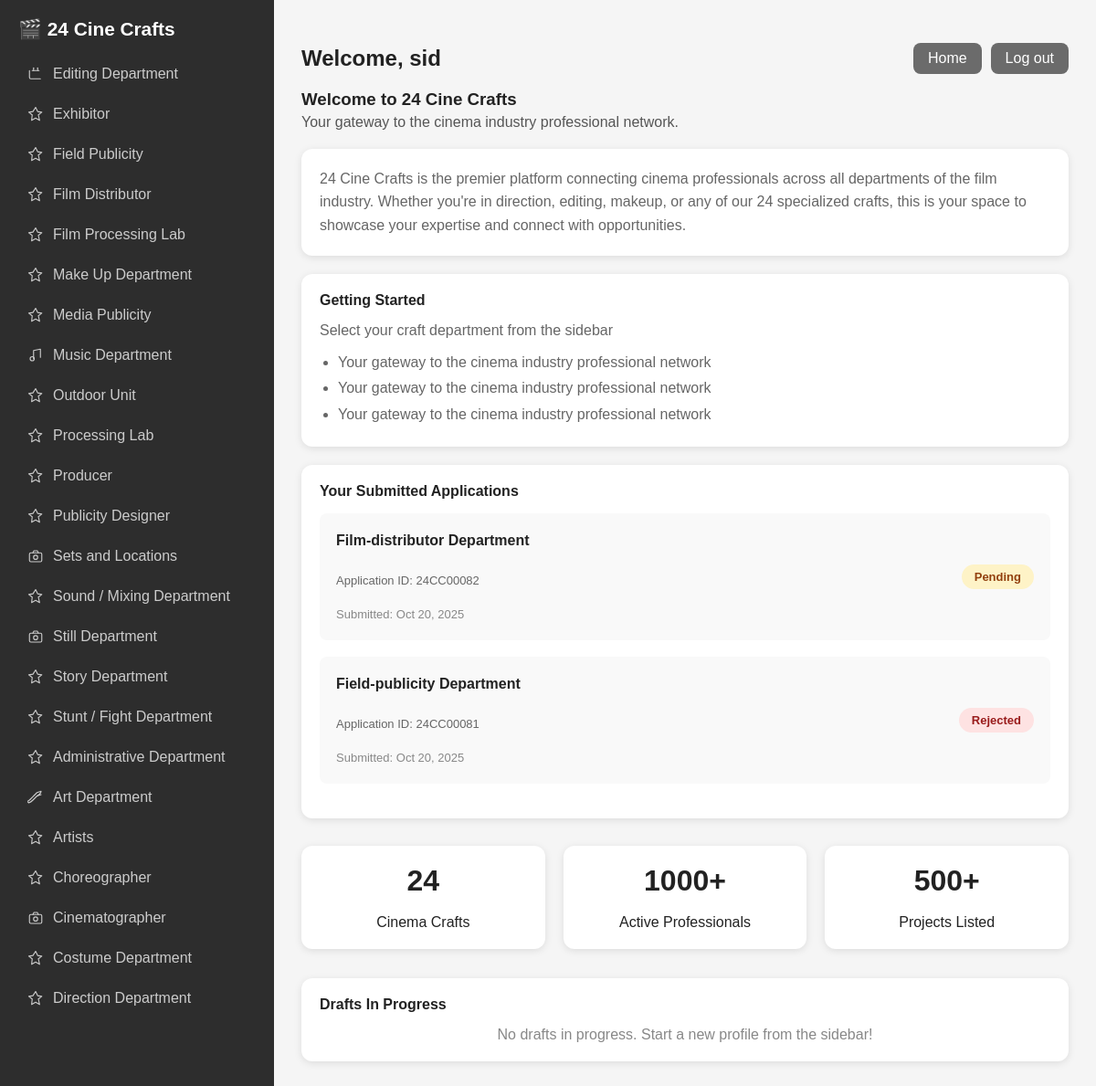
The app's page /dashboard/ (signed in) with its own data.
### cineapp/models.py (models this page shows, shortened)
class DepartmentProfile(models.Model):
    user = models.ForeignKey(
        settings.AUTH_USER_MODEL,
        on_delete=models.CASCADE,
        related_name="dept_profiles",
        null=True, blank=True
    )
    application_id = models.CharField(max_length=16, blank=True, null=True, db_index=True, unique=True)
    guid = models.UUIDField(editable=False, blank=True, null=True, unique=True)
    created_at = models.DateTimeField(auto_now_add=True)
    department_name = models.CharField(max_length=100)
    full_name = models.CharField(max_length=150, blank=True)
    email = models.EmailField(blank=True)
    phone_number = models.CharField(max_length=15, blank=True)
    date_of_birth = models.DateField(null=True, blank=True)
    address = models.TextField(blank=True)
    city = models.CharField(max_length=50, blank=True)
    state = models.CharField(max_length=50, blank=True)
    pin_code = models.CharField(max_length=10, blank=True)
    years_of_experience = models.PositiveIntegerField(null=True, blank=True)
    key_skills = models.TextField(blank=True)
    previous_projects = models.TextField(blank=True)
    availability = models.CharField(max_length=50, blank=True)
    expected_salary_range = models.CharField(max_length=50, blank=True)
    performed_work_location = models.CharField(max_length=100, blank=True)
    educational_qualification = models.TextField(blank=True)
    certifications_training = models.TextField(blank=True)
    awards_recognition = models.TextField(blank=True)
    portfolio_link = models.URLField(blank=True)
    linkedin_profile = models.URLField(blank=True)
    imdb_profile = models.URLField(blank=True)
    additional_information = models.TextField(blank=True)
    resume_upload = models.FileField(upload_to="uploads/", blank=True, null=True)
    APPROVAL_CHOICES = (
        ("pending", "Pending"),
        ("approved", "Approved"),
        ("rejected", "Rejected"),
        ("inactive", "Inactive"),
        ("draft", "Draft"),
    )
    approval_status = models.CharField(
        max_length=16,
        choices=APPROVAL_CHOICES,
        default="pending",
        db_index=True,
    )

### cineapp/views.py (the view)
# urls.py: path('dashboard/', views.dashboard_view, name='dashboard'),
@login_required(login_url='login')
def dashboard_view(request):
    if request.user.is_staff or request.user.is_superuser:
        messages.info(request, "Admin users should use the Django Admin dashboard.")
        return redirect('/admin/')
    drafts = DepartmentProfile.objects.filter(user=request.user, approval_status='draft')
    draft_list = [
        {
            'department_name': d.department_name,
            'created_at': d.created_at,
            'application_id': d.application_id,
        }
        for d in drafts
    ]
    submitted_profiles = DepartmentProfile.objects.filter(
        user=request.user,
        approval_status__in=['pending', 'approved', 'rejected', 'inactive']
    ).order_by('-created_at')
    submitted_list = [
        {
            'department_name': p.department_name,
            'approval_status': p.approval_status,
            'created_at': p.created_at,
            'application_id': p.application_id,
        }
        for p in submitted_profiles
    ]
    return render(request, 'dashboard.html', {
        'user': request.user,
        'drafts': draft_list,
        'submitted_profiles': submitted_list,
    })

### cinecraft/templates/dashboard.html (shortened to what this page needs)
{% load static %}
<!DOCTYPE html>
<html lang="en">
<head>
  <link rel="stylesheet" href="{% static 'css/dashboard.css' %}?v=2.2">
</head>
<body>
  <div class="container">
    {% include 'includes/sidebar.html' %}
    <main class="content">
      <header class="topbar">
        <h2>Welcome, {{ request.user.username }}</h2>
        <div class="topbar-actions">
          <a href="{% url 'dashboard' %}" class="btn">Home</a>
          <a href="{% url 'logout' %}" class="btn btn-primary">Log out</a>
        </div>
      </header>
      <section class="intro">
        <h3>Welcome to 24 Cine Crafts</h3>
        <p>Your gateway to the cinema industry professional network.</p>
        <div class="card" style="margin-top:20px;">
          <p style="margin:0;color:#666;line-height:1.6;">
            24 Cine Crafts is the premier platform connecting cinema professionals across all departments of the film industry.
            Whether you're in direction, editing, makeup, or any of our 24 specialized crafts, this is your space to
            showcase your expertise and connect with opportunities.
          </p>
        </div>
        <div class="card" style="margin-top:20px;">
          <h4>Getting Started</h4>
          <p style="margin:0 0 12px 0;color:#666;">Select your craft department from the sidebar</p>
          <ul style="margin:0;padding-left:20px;color:#666;line-height:1.8;">
            <li>Your gateway to the cinema industry professional network</li>
            <li>Your gateway to the cinema industry professional network</li>
            <li>Your gateway to the cinema industry professional network</li>
          </ul>
        </div>
      </section>
      {% if submitted_profiles and submitted_profiles|length > 0 %}
      <section class="selected-craft card">
        <h4>Your Submitted Applications</h4>
        <ul style="list-style:none;padding:0;margin:0;">
          {% for profile in submitted_profiles %}
            <li style="margin-bottom:18px;padding:18px;background:#f9f9f9;border-radius:8px;display:flex;align-items:center;justify-content:space-between;">
              <div>
                <span style="font-weight:600;font-size:16px;color:#222;">{{ profile.department_name|capfirst }} Department</span>
                <br>
                <span style="color:#666;font-size:13px;">Application ID: {{ profile.application_id }}</span>
                <br>
                <span style="color:#888;font-size:13px;">Submitted: {{ profile.created_at|date:'M d, Y' }}</span>
              </div>
              <div>
                {% if profile.approval_status == 'pending' %}
                  <span style="background:#fef3c7;color:#92400e;padding:6px 14px;border-radius:20px;font-size:13px;font-weight:600;">Pending</span>
                {% elif profile.approval_status == 'approved' %}
                  <span style="background:#d1fae5;color:#065f46;padding:6px 14px;border-radius:20px;font-size:13px;font-weight:600;">Approved</span>
                {% elif profile.approval_status == 'rejected' %}
                  <span style="background:#fee2e2;color:#991b1b;padding:6px 14px;border-radius:20px;font-size:13px;font-weight:600;">Rejected</span>
                {% elif profile.approval_status == 'inactive' %}
                  <span style="background:#e5e7eb;color:#374151;padding:6px 14px;border-radius:20px;font-size:13px;font-weight:600;">Inactive</span>
                {% endif %}
              </div>
            </li>
          {% endfor %}
        </ul>
      </section>
      {% endif %}
      <section class="stats">
        <div class="stat-card"><strong>24</strong><br>Cinema Crafts</div>
        <div class="stat-card"><strong>1000+</strong><br>Active Professionals</div>
        <div class="stat-card"><strong>500+</strong><br>Projects Listed</div>
      </section>
      <section class="drafts card" style="margin-top:32px;">
        <h4>Drafts In Progress</h4>
        {% if drafts and drafts|length > 0 %}
          <ul style="list-style:none;padding:0;margin:0;">
            {% for draft in drafts %}
              <li style="margin-bottom:18px;display:flex;align-items:center;justify-content:space-between;">
                <div>
                  <span style="font-weight:600;font-size:16px;color:#222;">{{ draft.department_name|capfirst }}</span>
                  <span style="color:#888;font-size:13px;margin-left:8px;">(saved {{ draft.created_at|date:'M d, Y H:i' }})</span>
                </div>
                <a href="{% url 'dynamic_form' draft.department_name %}" class="btn btn-primary">Continue</a>
              </li>
            {% endfor %}
          </ul>
        {% else %}
          <p style="color:#888;margin:0;">No drafts in progress. Start a new profile from the sidebar!</p>
        {% endif %}
      </section>
    </main>
  </div>
</body>
</html>

### cinecraft/templates/includes/sidebar.html
{% load static %}
<aside class="sidebar" role="navigation" aria-label="Main navigation">
  <div class="logo">🎬 24 Cine Crafts</div>
  <ul class="menu" role="menu">
    <li role="none"><a role="menuitem" tabindex="0" href="{% url 'dynamic_form' 'editing' %}">{% include 'icons/editing.svg' %}<span class="menu-label">Editing Department</span></a></li>
    <li role="none"><a role="menuitem" tabindex="0" href="{% url 'dynamic_form' 'exhibitor' %}">{% include 'icons/star.svg' %}<span class="menu-label">Exhibitor</span></a></li>
    <li role="none"><a role="menuitem" tabindex="0" href="{% url 'dynamic_form' 'field-publicity' %}">{% include 'icons/star.svg' %}<span class="menu-label">Field Publicity</span></a></li>
    <li role="none"><a role="menuitem" tabindex="0" href="{% url 'dynamic_form' 'film-distributor' %}">{% include 'icons/star.svg' %}<span class="menu-label">Film Distributor</span></a></li>
    <li role="none"><a role="menuitem" tabindex="0" href="{% url 'dynamic_form' 'film-processing-lab' %}">{% include 'icons/star.svg' %}<span class="menu-label">Film Processing Lab</span></a></li>
    <li role="none"><a role="menuitem" tabindex="0" href="{% url 'dynamic_form' 'make-up' %}">{% include 'icons/star.svg' %}<span class="menu-label">Make Up Department</span></a></li>
    <li role="none"><a role="menuitem" tabindex="0" href="{% url 'dynamic_form' 'media-publicity' %}">{% include 'icons/star.svg' %}<span class="menu-label">Media Publicity</span></a></li>
    <li role="none"><a role="menuitem" tabindex="0" href="{% url 'dynamic_form' 'music' %}">{% include 'icons/music.svg' %}<span class="menu-label">Music Department</span></a></li>
    <li role="none"><a role="menuitem" tabindex="0" href="{% url 'dynamic_form' 'outdoor-unit' %}">{% include 'icons/star.svg' %}<span class="menu-label">Outdoor Unit</span></a></li>
    <li role="none"><a role="menuitem" tabindex="0" href="{% url 'dynamic_form' 'processing-lab' %}">{% include 'icons/star.svg' %}<span class="menu-label">Processing Lab</span></a></li>
    <li role="none"><a role="menuitem" tabindex="0" href="{% url 'dynamic_form' 'producer' %}">{% include 'icons/star.svg' %}<span class="menu-label">Producer</span></a></li>
    <li role="none"><a role="menuitem" tabindex="0" href="{% url 'dynamic_form' 'publicity-designer' %}">{% include 'icons/star.svg' %}<span class="menu-label">Publicity Designer</span></a></li>
    <li role="none"><a role="menuitem" tabindex="0" href="{% url 'dynamic_form' 'sets-locations' %}">{% include 'icons/camera.svg' %}<span class="menu-label">Sets and Locations</span></a></li>
    <li role="none"><a role="menuitem" tabindex="0" href="{% url 'dynamic_form' 'sound-mixing' %}">{% include 'icons/star.svg' %}<span class="menu-label">Sound / Mixing Department</span></a></li>
    <li role="none"><a role="menuitem" tabindex="0" href="{% url 'dynamic_form' 'still' %}">{% include 'icons/camera.svg' %}<span class="menu-label">Still Department</span></a></li>
    <li role="none"><a role="menuitem" tabindex="0" href="{% url 'dynamic_form' 'story' %}">{% include 'icons/star.svg' %}<span class="menu-label">Story Department</span></a></li>
    <li role="none"><a role="menuitem" tabindex="0" href="{% url 'dynamic_form' 'stunt-fight' %}">{% include 'icons/star.svg' %}<span class="menu-label">Stunt / Fight Department</span></a></li>
    <li role="none"><a role="menuitem" tabindex="0" href="{% url 'dynamic_form' 'administrative' %}">{% include 'icons/star.svg' %}<span class="menu-label">Administrative Department</span></a></li>
    <li role="none"><a role="menuitem" tabindex="0" href="{% url 'dynamic_form' 'art' %}">{% include 'icons/paintbrush.svg' %}<span class="menu-label">Art Department</span></a></li>
    <li role="none"><a role="menuitem" tabindex="0" href="{% url 'dynamic_form' 'artists' %}">{% include 'icons/star.svg' %}<span class="menu-label">Artists</span></a></li>
    <li role="none"><a role="menuitem" tabindex="0" href="{% url 'dynamic_form' 'choreographer' %}">{% include 'icons/star.svg' %}<span class="menu-label">Choreographer</span></a></li>
    <li role="none"><a role="menuitem" tabindex="0" href="{% url 'dynamic_form' 'cinematographer' %}">{% include 'icons/camera.svg' %}<span class="menu-label">Cinematographer</span></a></li>
    <li role="none"><a role="menuitem" tabindex="0" href="{% url 'dynamic_form' 'costume' %}">{% include 'icons/star.svg' %}<span class="menu-label">Costume Department</span></a></li>
    <li role="none"><a role="menuitem" tabindex="0" href="{% url 'dynamic_form' 'direction' %}">{% include 'icons/star.svg' %}<span class="menu-label">Direction Department</span></a></li>
  </ul>
</aside>

### cinecraft/templates/icons/editing.svg
<svg class="menu-icon" xmlns="http://www.w3.org/2000/svg" viewBox="0 0 24 24" width="18" height="18" fill="none" stroke="currentColor" stroke-width="1.5" stroke-linecap="round" stroke-linejoin="round" aria-hidden="true">
  <path d="M3 7v10a2 2 0 0 0 2 2h14"/>
  <path d="M7 7h10"/>
  <path d="M9 3v4"/>
  <path d="M15 3v4"/>
</svg>

### cinecraft/templates/icons/star.svg
<svg class="menu-icon" xmlns="http://www.w3.org/2000/svg" viewBox="0 0 24 24" width="18" height="18" fill="none" stroke="currentColor" stroke-width="1.5" stroke-linecap="round" stroke-linejoin="round" aria-hidden="true">
  <path d="M12 2l2.9 6.1L21 9.2l-5 3.8L17.8 21 12 17.8 6.2 21 7 13l-5-3.8 6.1-1.1L12 2z"/>
</svg>

### cinecraft/templates/icons/music.svg
<svg class="menu-icon" xmlns="http://www.w3.org/2000/svg" viewBox="0 0 24 24" width="18" height="18" fill="none" stroke="currentColor" stroke-width="1.5" stroke-linecap="round" stroke-linejoin="round" aria-hidden="true">
  <path d="M9 17V5l10-2v12"/>
  <circle cx="7" cy="17" r="3"/>
</svg>

### records on screen
DepartmentProfile: department_name "Film-distributor", application_id "24CC00082", created_at "Oct 20, 2025"
DepartmentProfile: department_name "Field-publicity", application_id "24CC00081", created_at "Oct 20, 2025"

### other values on screen
{{ request.user.username }} "sid"
